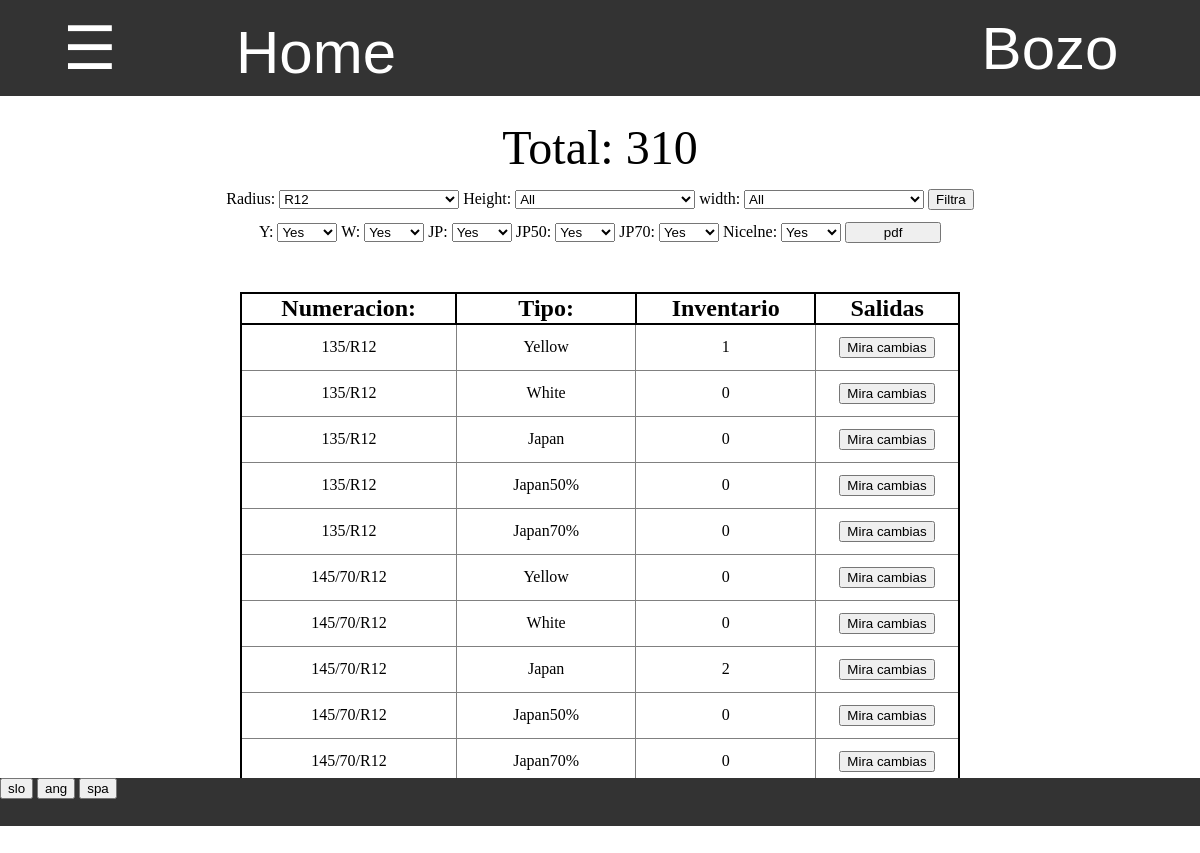
/zaloga/ (signed in), run on an earlier commit of the app's database.
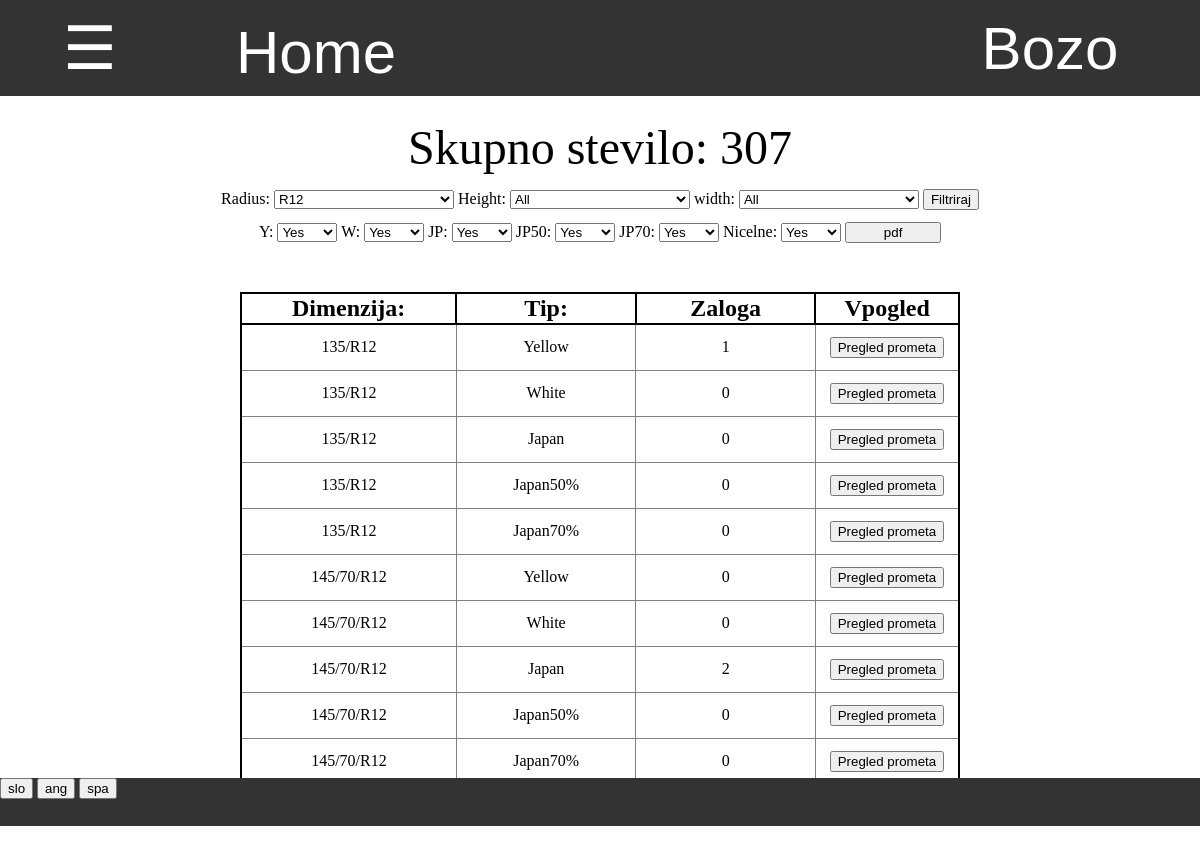
And on a later commit of the database.
### program/models.py (models this page shows)
class Profil(models.Model):
    user = models.OneToOneField(User,on_delete=models.CASCADE)
    jezik =  models.CharField(default="spa",max_length=3, choices=JEZIKI)

### zaloga/views.py (the view, shortened to what this page needs)
# urls.py: path('', views.pregled_zaloge, name='pregled_zaloge'),
@login_required
def pregled_zaloge(request):
    if request.method == "GET":
        sestavine = zaloga.sestavina_set.all()
        radius = request.GET.get('radius','R12')
        height = request.GET.get('height','all')
        width = request.GET.get('width', 'all')
        nicelne = request.GET.get('nicelne','true')
        if radius != "all":
            sestavine = sestavine.filter(dimenzija__radius=radius)
        if height != "all":
            sestavine = sestavine.filter(dimenzija__height=height)
        if width != "all":
            if "C" in width:
                width = width.replace('C','')
                sestavine = sestavine.filter(dimenzija__width=width, dimenzija__special = True)
            else:
                sestavine = sestavine.filter(dimenzija__width=width, dimenzija__special = False)
        tipi = []
        for tip in zaloga.vrni_tipe:
            if request.GET.get(tip[0],"true") == "true":
                tipi.append(tip)
        sestavine = sestavine.values(
            'dimenzija__dimenzija',
            'pk',
            'Y',
            'W',
            'JP',
            'JP50',
            'JP70',
        )
        skupno = 0
        for sestavina in sestavine:
            for tip in tipi:
                skupno += sestavina[tip[0]]
        slovar = {
            'sestavine':sestavine,
            'tipi':tipi,
            'radius':radius,
            'height':height,
            'width':width,
            'skupno':skupno,
            'nicelne': nicelne
        }
        return pokazi_stran(request, 'zaloga/zaloga.html', slovar)

### program/models.py (called while the page is built)
    @property
    def vrni_jezike(self):
        return JEZIKI

### zaloga/models.py (called while the page is built)
    @property
    def vrni_razlicne_radiuse(self):
        razlicni_radiusi = []
        for radius in self.sestavina_set.all().values('dimenzija__radius').distinct().order_by('dimenzija__radius'):
            razlicni_radiusi.append(radius['dimenzija__radius'])
        return razlicni_radiusi

    @property
    def vrni_dimenzije(self):
        return Dimenzija.objects.all().values_list('dimenzija','radius','height','width','special')

    @property
    def vrni_tipe(self):
        return TIPI_SESTAVINE

### zaloga/templatetags/zaloga_exstras.py (called while the page is built)
@register.filter
def keyvalue(dict, key):
    return dict[key]

### zaloga/views.py (called while the page is built)
def vrni_slovar(request):
    with open('slovar.json') as dat:
        slovar = json.load(dat)
    return slovar

def pokazi_stran(request, html, baze={}):
    slovar = {'prodaja':prodaja, 'zaloga':zaloga,'program':program,'slovar':vrni_slovar(request),'jezik':request.user.profil.jezik}
    slovar.update(baze)
    return render(request, html, slovar)

### zaloga/templates/zaloga/zaloga.html (shortened to what this page needs)
{% extends 'program/base.html' %}
{% load zaloga_exstras %}
{% block content %}
    <div class="title">
        {{slovar|keyvalue:'Skupno stevilo'|keyvalue:jezik}}: {{skupno}}
    </div>
    <div class="filter">
        <div style="display:block">
            <form id="filter" action="{% url 'pregled_zaloge' %}" method="GET">
                {% include "program/dinamic_select.html" %}
                <input type="submit" value="{{slovar|keyvalue:'Filtriraj'|keyvalue:jezik}}">
            </form>
        </div>
        <div style="display:block;margin-top:1%">
            {% for tip in zaloga.vrni_tipe %}
                {{tip.0}}:
                <select style="width:5%" form="filter" name="{{tip.0}}">
                    {% if tip in tipi %}
                        <option value="true" selected> Yes </option>
                    {% else %}
                        <option value="true"> Yes </option>
                        <option value="false" selected> No </option>
                    {% endif %}
                </select>
            {% endfor %}
            Nicelne:
            <select form="filter" name="nicelne" style="width:5%">
                {% if nicelne == "true" %}
                    <option value="true"> Yes </option>
                {% else %}
                    <option value="true"> Yes </option>
                    <option value="false" selected> No </option>
                {% endif %}
            </select>
            <form style="display:inline-block;width:8%" action="{% url 'pdf_zaloge' %}" method="GET">
                <input style="width:100%"type="submit" value="pdf">
            </form>
        </div>
    </div>
    <div class="table">
        <table class="tabela_vnosov" >
            <tr class="header">
                <th width="30%">
                    {{slovar|keyvalue:'Dimenzija'|keyvalue:jezik}}:
                </th>
                <th width="25%" class="tip">
                    {{slovar|keyvalue:'Tip'|keyvalue:jezik}}:
                </th>
                <th width="25% class="total">
                    {{slovar|keyvalue:'Zaloga'|keyvalue:jezik}}
                </th>
                {% if perms.zaloga.view_sprememba %}
                <th width="20%" class="vpogled">
                    {{slovar|keyvalue:'Vpogled'|keyvalue:jezik}}
                </th>
                {% endif %}
            </tr>
                {% for sestavina in sestavine %}
                    {% for tip in tipi %}
                        <tr class="vrstica vrstica_{{tip.0}}">
                            <td> {{sestavina.dimenzija__dimenzija}} </td>
                            <td> {{ tip.1 }} </td>
                            <td> {{sestavina|keyvalue:tip.0}} </td>
                            <td>
                                <form action="{% url 'pregled_prometa' %}" method="GET">
                                    <input type="submit" value="{{slovar|keyvalue:'Pregled prometa'|keyvalue:jezik}}">
                                </form>
                            </td>
                        </tr>
                    {% endfor %}
                {% endfor %}
        </table>
    </div>
{% endblock %}

What changed in the data, as far as the page shows it:
changed Profil: jezik "Total" → "Skupno stevilo"; jezik "Filtra" → "Filtriraj"; jezik "Numeracion" → "Dimenzija"; jezik "Tipo" → "Tip"; jezik "Inventario" → "Zaloga"; jezik "Salidas" → "Vpogled"; jezik "Mira cambias" → "Pregled prometa"
Also different on the page:
{{ skupno }}: "310" → "307"
